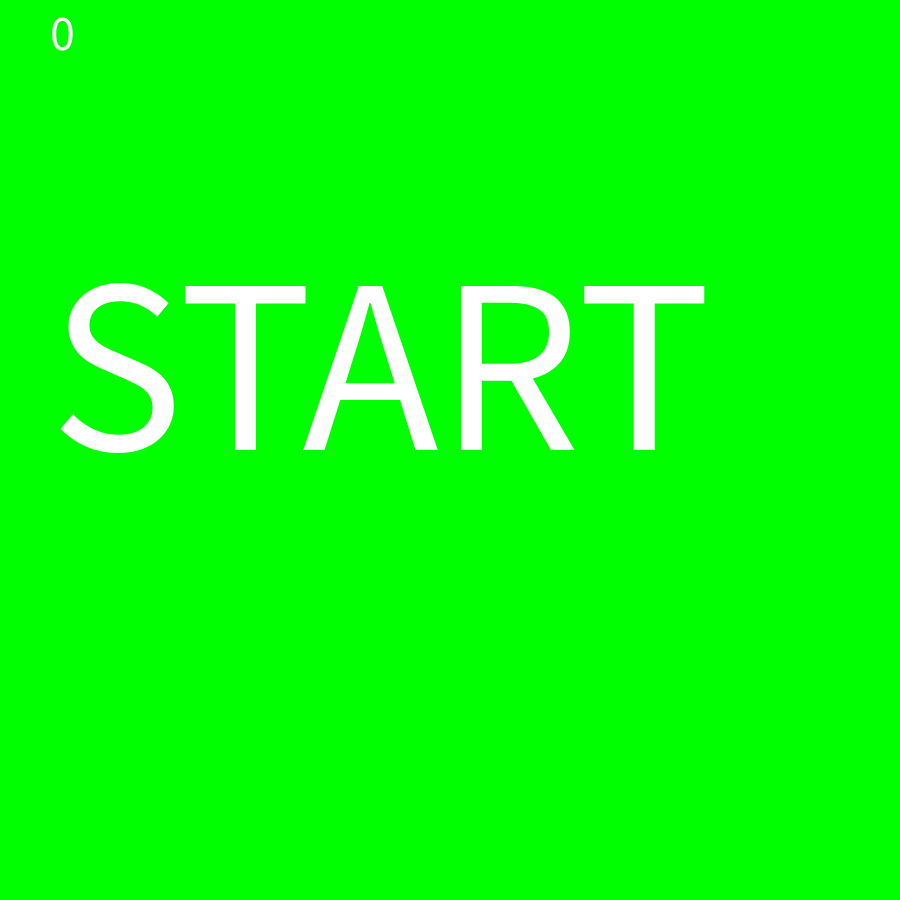
Frame 1 (no input)
Frame 60 (the mouse pressed at the canvas centre just before this capture): identical to frame 1, image omitted
Frame 120 (the mouse held since frame 60 and released just before this capture): identical to frame 1, image omitted

The Processing sketch that drew this single still picture (run headless with seeded random() and noise(); from frame 60 on, the mouse is pressed at the canvas centre):

// Processing sketch: cardgame
// ── cardgame.pde
int open1;
int open2;
int mode = 0;
final int HIGH = 9;
final int NOGAME = 5;
final int LOW = 1;
int highlow = LOW;
int ans;
int coin = 10;
int enemy = 300;
int bet = 0;
int moveCoin = 0;
int moveEnemy = 0;

void setup(){
  size(900,900);
}



void draw(){
  background(0,255,0);
  /*
  line(0,100,900,100);
  line(0,200,900,200);
  line(0,300,900,300);
  line(0,400,900,400);
  line(0,500,900,500);
  line(0,600,900,600);
  line(0,700,900,700);
  line(0,800,900,800);
  line(100,0,100,900);
  line(200,0,200,900);
  line(300,0,300,900);
  line(400,0,400,900);
  line(500,0,500,900);
  line(600,0,600,900);
  line(700,0,700,900);
  line(800,0,800,900);
  */
  switch(mode){
    case 0://OP
    textSize(50);
    text(mode,50,50);
    textSize(250);
      text("START",50,450);

    break;
    
    case 1://Deck111111111111111111111111111111111111111111111111111111111111111111111111111111111111111
    text(mode,50,50);
      coinDis();
      fill(255,0,0);
      deck();
      
      fill(100,0,0);
      betDis();
      
    break;
    
    case 2://First and choise2222222222222222222222222222222222222222222222222222222222222222222222222222222222222
    text(mode,50,50);
      coinDis();
      fill(100,0,0);
      deck();
      
      fill(100,100,0);
      rect(300,100,300,500);
      fill(0);
      textSize(200);
      if(open1 == 10){
        text(open1,320,420);
      }else if(open1 == 11){
        text("J",450,420);
      }else if(open1 == 12){
        text("Q",380,420);
      }else if(open1 == 13){
        text("K",380,420);
      }else{
        text(open1,380,420);
      }

      fill(255,0,0);
      rect(200,700,200,100);
      rect(500,700,200,100);
      fill(0);
      textSize(100);
      text("high",192,780);
      text("low",520,780);
      
      fill(255,0,0);
      betDis();
      betting();
    break;
    
    case 3://after choise33333333333333333333333333333333333333333333333333333333333333333333333333333
    text(mode,50,50);
      coinDis();
      fill(255,0,0);
      deck();
      
      fill(100,100,0);
      rect(50,50,200,300);
      fill(0);    
      textSize(150);
      if(open1 == 10){
        text(open1,50,250);
      }else if(open1 == 11){
        text("J",100,250);
      }else if(open1 == 12){
        text("Q",100,250);
      }else if(open1 == 13){
        text("K",100,250);
      }else{
        text(open1,100,250);
      }
      noFill();
      if(highlow == HIGH){
        text("high",300,800);
      }else if(highlow == LOW){
        text("low",320,800);
      }
      
      fill(255,0,0);
      betDis();
      betting();
    break;
    
    case 4://Second and anser44444444444444444444444444444444444444444444444444444444444444444444444444
    text(mode,50,50);
    
      textSize(50);
      text("coin",650,40);
      text(moveCoin,650,90);
      text("enemy",650,130);
      text(moveEnemy,650,180);
      //coinDis();
      if(highlow == ans){
        if(moveCoin < coin){
          moveCoin += 1;
        }
        if(moveEnemy > enemy){
          moveEnemy -= 1;
        }
      }else if(ans == NOGAME){
        if(moveCoin < coin){
          moveCoin += 1;
        }
      }else{
        if(moveCoin > coin){
          moveCoin -= 1;
        }
        if(moveEnemy < enemy){
          moveEnemy += 1;
        }
      }
      
      fill(100,0,0);
      deck();
      fill(100,100,0);
      rect(50,50,200,300);
      fill(0);
      textSize(150);
      if(open1 == 10){
        text(open1,70,250);
      }else if(open1 == 11){
        text("J",100,250);
      }else if(open1 == 12){
        text("Q",100,250);
      }else if(open1 == 13){
        text("K",100,250);
      }else{
        text(open1,100,250);
      }
      noFill();
      if(highlow == HIGH){
        text("high",300,800);
      }else if(highlow == LOW){
        text("low",320,800);
      }
      fill(100,100,0);
      rect(300,100,300,500);
      fill(0);
      textSize(200);
      if(open2 == 10){
        text(open2,320,420);
      }else if(open2 == 11){
        text("J",450,420);
      }else if(open2 == 12){
        text("Q",380,420);
      }else if(open2 == 13){
        text("K",380,420);
      }else{
        text(open2,380,420);
      }
      noFill();
      
      
      
      if(highlow == ans){
        noFill();
        stroke(255,0,0);
        strokeWeight(5);
        ellipse(450,750,300,100);
        stroke(0);
        strokeWeight(1);
      }else if(ans == NOGAME){
        stroke(255,0,0);
        strokeWeight(5);
        fill(255,0,0);
        textSize(50);
        text("NOGAME",350,350);
        noFill();
        stroke(0);
        strokeWeight(1);
      }else{
        stroke(255,0,0);
        strokeWeight(5);
        line(300,700,600,800);
        line(300,800,600,700);
        stroke(0);
        strokeWeight(1);
      }
      
      fill(100,0,0);
      betDis();
      
    break;
    
    case 5://ED55555555555555555555555555555555555555555555555555555555555555555555555555555
    textSize(50);
    fill(0);
    text(mode,50,50);
      textSize(150);
      text("GAME OVER",20,450);
      textSize(100);
      fill(255,50,100);
      text("THANK YOU",150,600);
      text("FOR PLAYING",120,700);
    break;
    
    case 6:
      textSize(150);
      text("CLEAR!!",180,450);
      textSize(100);
      fill(255,50,100);
      text("THANK YOU",150,600);
      text("FOR PLAYING",120,700);
    break;
  }
}



void mouseReleased(){
  switch(mode){
    case 0:
    mode = 1;
    break;
    
    case 1://click deck
    if(mouseX >= 650 && mouseX <= 850 && mouseY >= 200 && mouseY <= 500){
    mode = 2;
    open1 = int(random(1,14));
    open2 = int(random(1,14));
    bet = 1;
    coin -= 1;
    checkAns();
    }
    break;
    
    case 2://click bet or highlow
    if(mouseX >= 100 && mouseX <= 200 && mouseY >= 500 && mouseY <= 600){
      if(coin > 0){
        bet += 1;
        coin -= 1;
      }
    }
    
    if(mouseY >= 700 && mouseY <= 800){
      if(mouseX >= 200 && mouseX <= 400){
        highlow = HIGH;
        mode = 3;
      }
      if(mouseX >= 500 && mouseX <= 700){
        highlow = LOW;
        mode = 3;
      }
    }
    
    break;
    
    case 3://click bet or deck
    if(mouseX >= 100 && mouseX <= 200 && mouseY >= 500 && mouseY <= 600){
      if(coin > 0){
        bet += 1;
        coin -= 1;
      }
    }
    
    if(mouseX >= 650 && mouseX <= 850 && mouseY >= 200 && mouseY <= 500){
      moveCoin = coin;
      moveEnemy = enemy;
      if(highlow == ans){
        coin += 2 * bet;
        enemy -= bet;
        bet = 0;
      }else if(ans == NOGAME){
        coin += bet;
        bet = 0;
      }else{
        enemy += bet;
        bet = 0;
      }
       mode = 4;
    }
    break;
    
    case 4://Click
    mode = 1;
    if(coin <= 0){
      mode = 5;
    }else if(enemy <= 0){
      mode = 6;
    }
    break;
    
    case 5:
    mode = 0;
    coin = 10;
    enemy = 300;
    break;
    
    case 6:
    mode = 0;
    coin = 10;
    enemy = 300;
    break;
  }
  
}



void betting(){
  if(mousePressed){
    if(mouseY >= 500 && mouseY <= 600){
      if(mouseX >= 0 && mouseX <= 100){
        if(bet > 1){
        bet -= 1;
        coin += 1;
        }
      }else if(mouseX >= 200 && mouseX <= 300){
        if(coin > 0){
          bet += 1;
          coin -= 1;
        }
      }
    }
  }
}


void checkAns(){
  if(open2 > open1){
        ans = HIGH;
      }else if(open2 < open1){
        ans = LOW;
      }else{
        ans = NOGAME;
      }
}








void betDis(){
  ellipse(150,550,100,100);
  triangle(100,500,0,550,100,600);
  triangle(200,500,300,550,200,600);
  fill(0,0,100);
  textSize(50);
  text("Bet",110,570);
  text("+",210,560);
  text("-",60,560);
  fill(0);
  text("×" + bet,100,650);
}

void coinDis(){
  textSize(50);
  text("coin",650,40);
  text(coin,650,90);
  text("enemy",650,130);
  text(enemy,650,180);
}


void deck(){
  rect(650,200,200,300);
      line(800,200,850,250);
      line(750,200,850,300);
      line(700,200,850,350);
      line(650,200,850,400);
      line(650,250,850,450);
      line(650,300,850,500);
      line(650,350,800,500);
      line(650,400,750,500);
      line(650,450,700,500);
      
      line(650,250,700,200);
      line(650,300,750,200);
      line(650,350,800,200);
      line(650,400,850,200);
      line(650,450,850,250);
      line(650,500,850,300);
      line(700,500,850,350);
      line(750,500,850,400);
      line(800,500,850,450);
}
